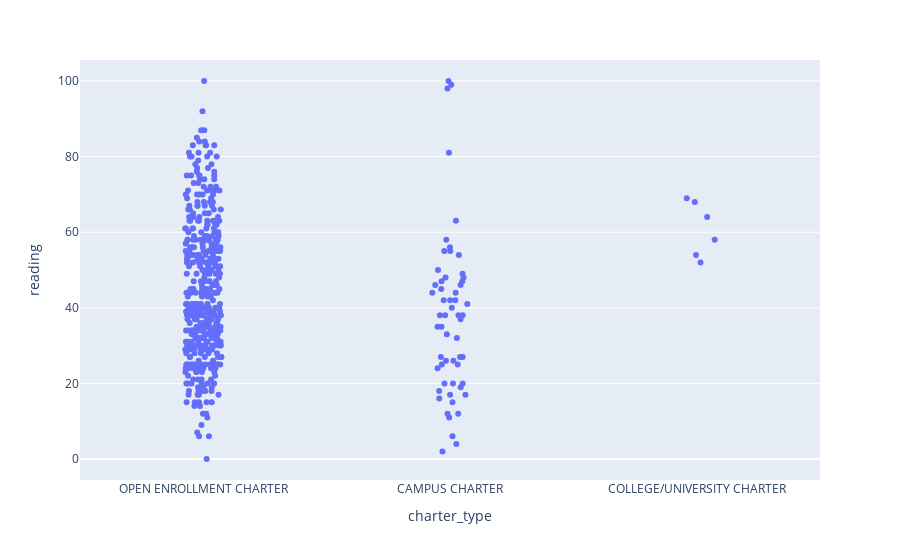

Write notebook code for a chart like this one.
### Markdown cell above
**Callouts**:

* Charter type is also very unbalanced.
* I'm guessing most schools are not charters.
* College charters are more likely to underreport.

### Code cell
print(df['charter_type'].value_counts(dropna=False))
print(df.assign(readingisna = df['reading'].isna()).groupby('charter_type',dropna=False)['readingisna'].mean())
px.strip(df, x='charter_type', y='reading')

### Figure 1 — Plotly figure (JSON) as saved in the notebook; plotly's stock layout.template omitted (floating-point values rounded to 4 significant figures; data arrays with more than 128 entries replaced by an {"elided": "..."} marker saying what was removed)
{"data": [{"alignmentgroup": "True", "boxpoints": "all", "fillcolor": "rgba(255,255,255,0)", "hoveron": "points", "hovertemplate": "charter_type=%{x}<br>reading=%{y}<extra></extra>", "legendgroup": "", "line": {"color": "rgba(255,255,255,0)"}, "marker": {"color": "#636efa"}, "name": "", "offsetgroup": "", "orientation": "v", "pointpos": 0, "showlegend": false, "type": "box", "x": {"elided": "9044 str values"}, "x0": " ", "xaxis": "x", "y": {"elided": "9044 int values"}, "y0": " ", "yaxis": "y"}], "layout": {"boxmode": "group", "legend": {"tracegroupgap": 0}, "margin": {"t": 60}, "xaxis": {"anchor": "y", "domain": [0, 1], "title": {"text": "charter_type"}}, "yaxis": {"anchor": "x", "domain": [0, 1], "title": {"text": "reading"}}}}
